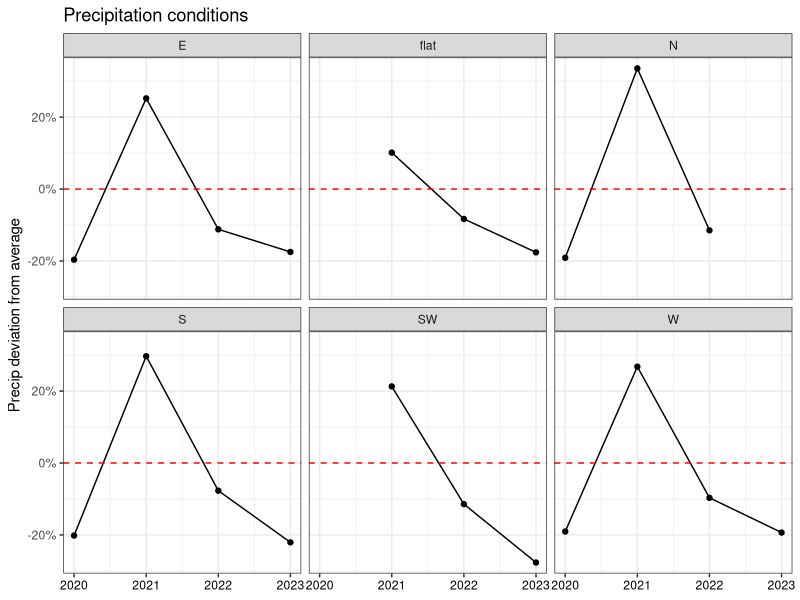
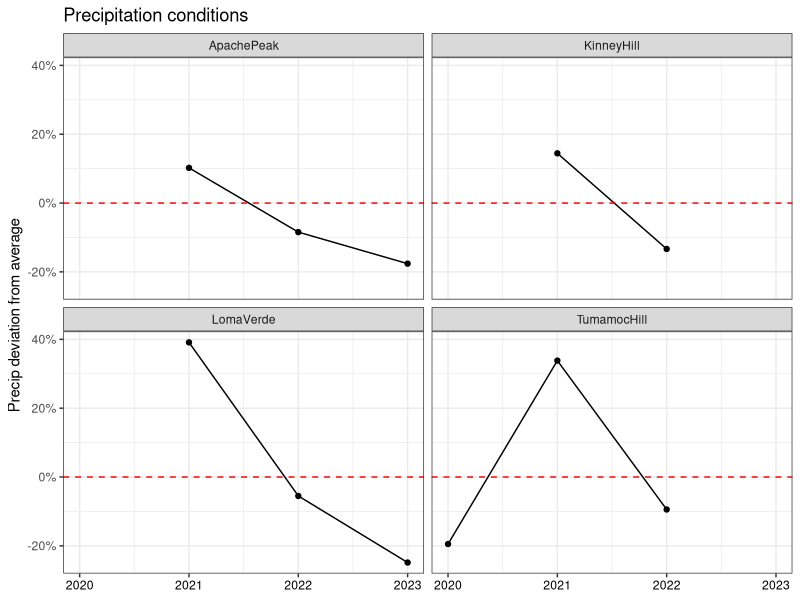
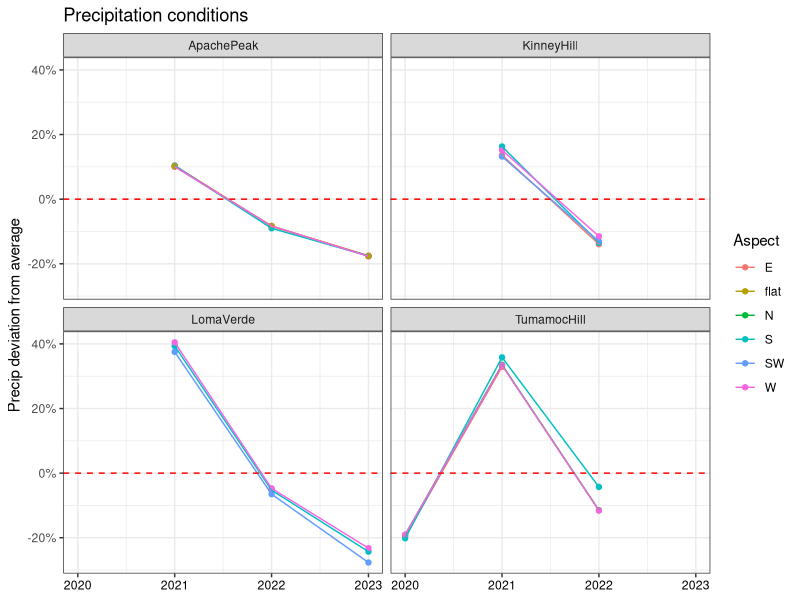
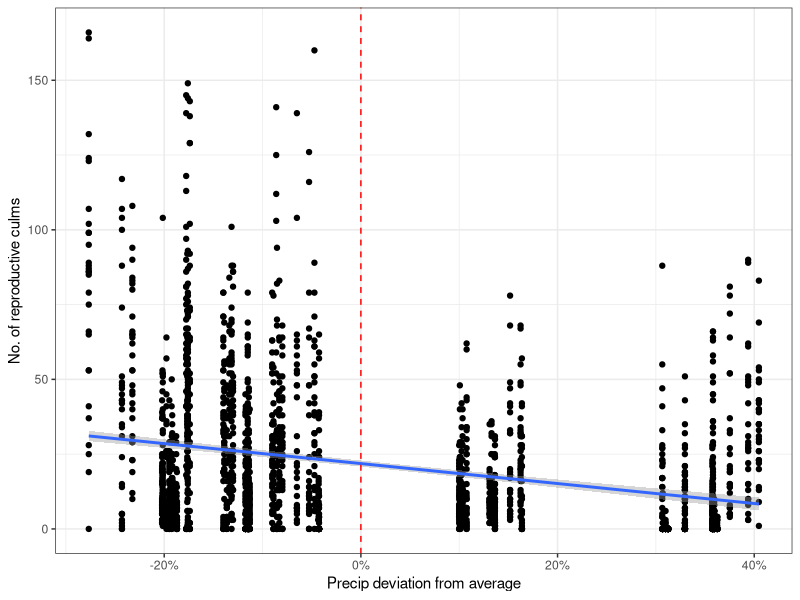
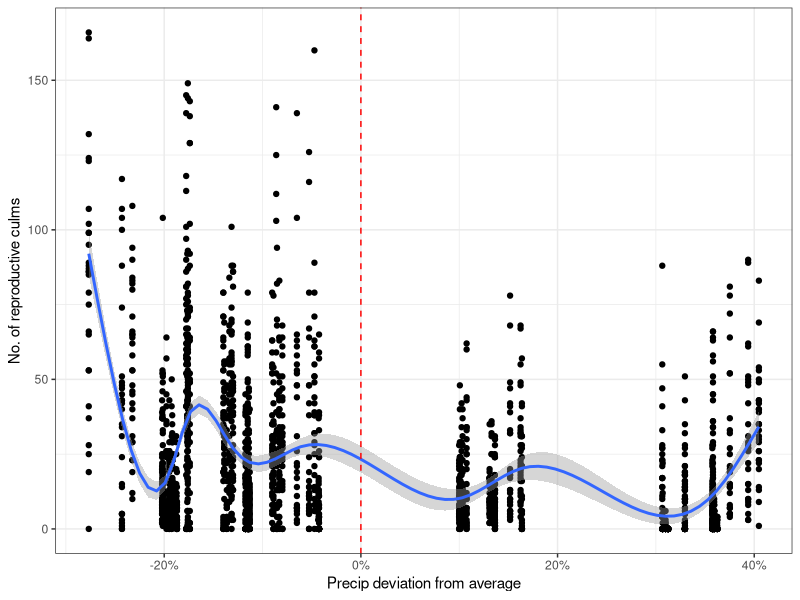
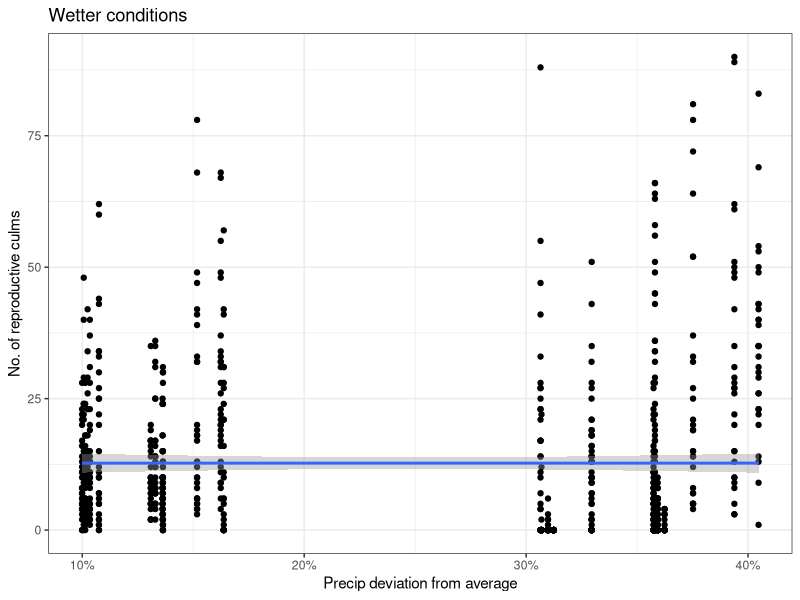
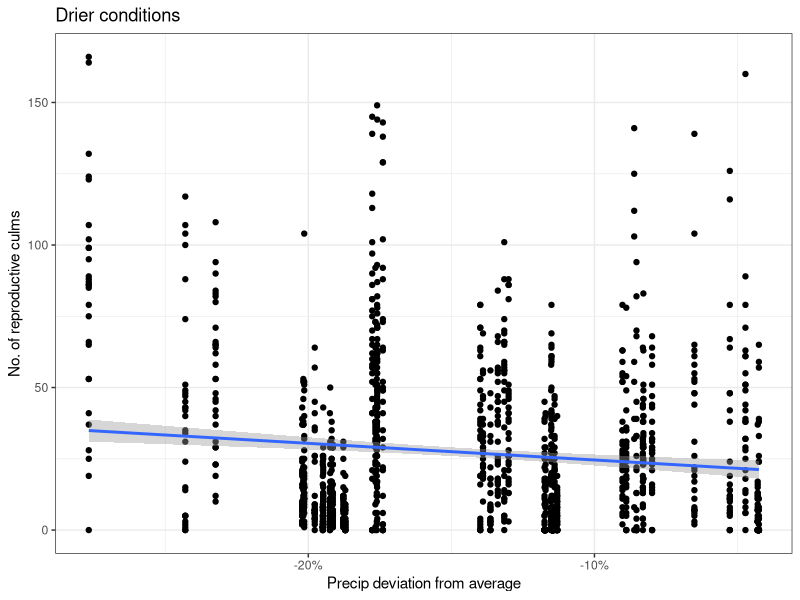
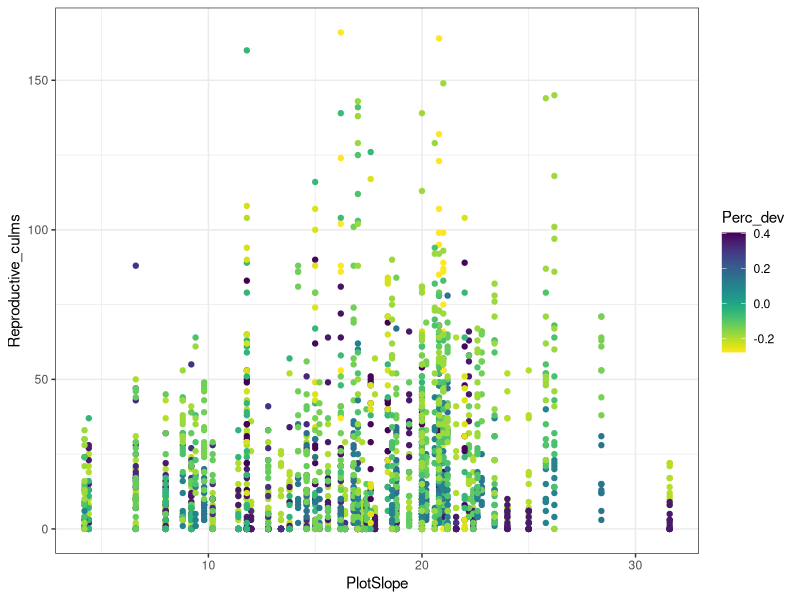

Source code (R) for these figures, in order: (Note: this script raises an error after producing the figures.)
# Created: 2024-09-23
# Updated: 2025-03-10

# Purpose: Graph culm, cover and density response to precip variation.

# Have to use average precip dev to represent each year, because the actual precip dev
#   is slightly different by sampling date.


library(tidyverse)
library(scales)
library(viridis)

# Load data ---------------------------------------------------------------

dat <- read_csv("data/cleaned/04_demography-data_clean.csv")


# Data wrangling ----------------------------------------------------------

# Create df of average and SE to make line graph for culm count
culm.avg.site <- dat %>% 
  group_by(Year, StudyYear, Site) %>% 
  summarise(repro_avg = mean(Reproductive_culms),
            repro_se = sd(Reproductive_culms) / sqrt(n()),
            total_avg = mean(Total_Live_Culms),
            total_se = sd(Total_Live_Culms) / sqrt(n()),
            Perc_dev_avg = mean(Perc_dev),
            .groups = "keep")

culm.avg.site.aspect <- dat %>% 
  group_by(Year, StudyYear, Site, Aspect) %>% 
  summarise(repro_avg = mean(Reproductive_culms),
            repro_se = sd(Reproductive_culms) / sqrt(n()),
            total_avg = mean(Total_Live_Culms),
            total_se = sd(Total_Live_Culms) / sqrt(n()),
            Perc_dev_avg = mean(Perc_dev),
            .groups = "keep")

culm.avg.aspect <- dat %>% 
  group_by(Year, Aspect) %>% 
  summarise(repro_avg = mean(Reproductive_culms),
            repro_se = sd(Reproductive_culms) / sqrt(n()),
            total_avg = mean(Total_Live_Culms),
            total_se = sd(Total_Live_Culms) / sqrt(n()),
            Perc_dev_avg = mean(Perc_dev),
            .groups = "keep")


# Separate out plot-level data
dat.plot <- dat %>% 
  select(-Plant_ID, -Vegetative_culms, -Reproductive_culms, -Total_Live_Culms, -Longestleaflength_cm) %>% 
  distinct(.keep_all = TRUE)

# Create df of average and SE to make line graph for density & cover
plot.avg.site <- dat.plot %>% 
  group_by(Year, StudyYear, Site) %>% 
  summarise(bgden_avg = mean(BGDensity),
            bgden_se = sd(BGDensity) / sqrt(n()),
            bgcov_avg = mean(BGCover),
            bgcov_se   = sd(BGCover) / sqrt(n()),
            shrub_avg = mean(ShrubCover),
            shrub_se = sd(ShrubCover) / sqrt(n()),
            forb_avg = mean(ForbCover),
            forb_se = sd(ForbCover) / sqrt(n()),
            ng_avg = mean(NGCover),
            ng_se = sd(NGCover) / sqrt(n()),
            Perc_dev_avg = mean(Perc_dev),
            .groups = "keep")

plot.avg.aspect <- dat.plot %>% 
  group_by(Year, Aspect) %>% 
  summarise(bgden_avg = mean(BGDensity),
            bgden_se = sd(BGDensity) / sqrt(n()),
            bgcov_avg = mean(BGCover),
            bgcov_se   = sd(BGCover) / sqrt(n()),
            shrub_avg = mean(ShrubCover),
            shrub_se = sd(ShrubCover) / sqrt(n()),
            forb_avg = mean(ForbCover),
            forb_se = sd(ForbCover) / sqrt(n()),
            ng_avg = mean(NGCover),
            ng_se = sd(NGCover) / sqrt(n()),
            Perc_dev_avg = mean(Perc_dev),
            .groups = "keep")

plot.avg.site.aspect <- dat.plot %>% 
  group_by(Year, StudyYear, Site, Aspect) %>% 
  summarise(bgden_avg = mean(BGDensity),
            bgden_se = sd(BGDensity) / sqrt(n()),
            bgcov_avg = mean(BGCover),
            bgcov_se   = sd(BGCover) / sqrt(n()),
            shrub_avg = mean(ShrubCover),
            shrub_se = sd(ShrubCover) / sqrt(n()),
            forb_avg = mean(ForbCover),
            forb_se = sd(ForbCover) / sqrt(n()),
            ng_avg = mean(NGCover),
            ng_se = sd(NGCover) / sqrt(n()),
            Perc_dev_avg = mean(Perc_dev),
            .groups = "keep")



# Aspects at each site ----------------------------------------------------

dat %>% 
  filter(Site == "ApachePeak") %>% 
  count(Aspect) # E, S, W, flat
dat %>% 
  filter(Site == "KinneyHill") %>% 
  count(Aspect) # E, S, SW, W
dat %>% 
  filter(Site == "LomaVerde") %>% 
  count(Aspect) # S, SW, W
dat %>% 
  filter(Site == "TumamocHill") %>% 
  count(Aspect) # E, N, S, W



# Precip deviation --------------------------------------------------------

# By aspect
precip.dev.aspect <- plot.avg.aspect %>% 
  ggplot(aes(x = Year, y = Perc_dev_avg)) +
  geom_point() +
  geom_line() +
  facet_wrap(~Aspect) +
  ggtitle("Precipitation conditions") +
  xlab(NULL) +
  ylab("Precip deviation from average") +
  theme_bw() +
  scale_y_continuous(labels = percent) +
  geom_hline(yintercept = 0,
             linetype = "dashed",
             color = "red") +
  theme(axis.text.x = element_text(color = "black"))
precip.dev.aspect

# By site
precip.dev.site <- plot.avg.site %>% 
  ggplot(aes(x = Year, y = Perc_dev_avg)) +
  geom_point() +
  geom_line() +
  facet_wrap(~Site) +
  ggtitle("Precipitation conditions") +
  xlab(NULL) +
  ylab("Precip deviation from average") +
  theme_bw() +
  scale_y_continuous(labels = percent) +
  geom_hline(yintercept = 0,
             linetype = "dashed",
             color = "red") +
  theme(axis.text.x = element_text(color = "black"))
precip.dev.site

# By site and aspect
plot.avg.site.aspect %>% 
  ggplot(aes(x = Year, y = Perc_dev_avg, color = Aspect)) +
  geom_point() +
  geom_line() +
  facet_wrap(~Site) +
  ggtitle("Precipitation conditions") +
  xlab(NULL) +
  ylab("Precip deviation from average") +
  theme_bw() +
  scale_y_continuous(labels = percent) +
  geom_hline(yintercept = 0,
             linetype = "dashed",
             color = "red") +
  theme(axis.text.x = element_text(color = "black"))



# Reproductive culms ------------------------------------------------------

## Repro: All combined ----------------------------------------------------

# Repro: Linear regression by Perc_dev
repro.all.lm <- dat %>% 
  ggplot(aes(x = Perc_dev, y = Reproductive_culms)) +
  geom_point() +
  geom_smooth(method = "lm") +
  theme_bw() +
  scale_x_continuous(labels = percent) +
  geom_vline(xintercept = 0,
             linetype = "dashed",
             color = "red") +
  xlab("Precip deviation from average") +
  ylab("No. of reproductive culms")
repro.all.lm

# Repro: geom_smooth() by Perc_dev
dat %>% 
  ggplot(aes(x = Perc_dev, y = Reproductive_culms)) +
  geom_point() +
  geom_smooth() +
  theme_bw() +
  scale_x_continuous(labels = percent) +
  geom_vline(xintercept = 0,
             linetype = "dashed",
             color = "red")  +
  xlab("Precip deviation from average") +
  ylab("No. of reproductive culms")

# Repro: Wetter/drier divided, linear regression by Perc_dev
dat %>% 
  filter(Perc_dev > 0) %>% 
  ggplot(aes(x = Perc_dev, y = Reproductive_culms)) +
  geom_point() +
  geom_smooth(method = "lm") +
  theme_bw() +
  scale_x_continuous(labels = percent) +
  ggtitle("Wetter conditions") +
  xlab("Precip deviation from average") +
  ylab("No. of reproductive culms")
dat %>% 
  filter(Perc_dev < 0) %>% 
  ggplot(aes(x = Perc_dev, y = Reproductive_culms)) +
  geom_point() +
  geom_smooth(method = "lm") +
  theme_bw() +
  scale_x_continuous(labels = percent) +
  ggtitle("Drier conditions") +
  xlab("Precip deviation from average") +
  ylab("No. of reproductive culms")


# Repro: Plot slope and Perc_dev
dat %>% 
  ggplot(aes(x = PlotSlope, y = Reproductive_culms, color = Perc_dev)) +
  geom_point() +
  theme_bw() +
  scale_color_viridis(option = "viridis", direction = -1)


## Repro: By aspect -------------------------------------------------------

# Repro: Aspect, all conditions (boxplot)
dat %>% 
  ggplot(aes(x = Aspect, y = Reproductive_culms)) +
  geom_boxplot() +
  theme_bw()

# Repro: Aspect by Year (boxplot, all obs)
dat %>% 
  mutate(Year = as.character(Year)) %>% 
  ggplot(aes(x = Year, y = Reproductive_culms)) +
  geom_boxplot() +
  facet_wrap(~Aspect) +
  theme_bw()

# Repro: Aspect by Perc_dev (scatterplot, all obs)
dat %>% 
  ggplot(aes(x = Perc_dev, y = Reproductive_culms)) +
  geom_point() +
  scale_x_continuous(labels = scales::percent) +
  geom_vline(xintercept = 0, linetype = "dashed") +
  facet_wrap(~Aspect) +
  theme_bw() 

# Repro: Aspect by Perc_dev (linear regression, all obs)
repro.all.aspect.lm <- dat %>% 
  ggplot(aes(x = Perc_dev, y = Reproductive_culms)) +
  geom_point() +
  geom_smooth(method = "lm") +
  scale_x_continuous(labels = scales::percent) +
  geom_vline(xintercept = 0, linetype = "dashed") +
  facet_wrap(~Aspect) +
  theme_bw() +
  xlab("Precip deviation from average") +
  ylab("No. of reproductive culms")
repro.all.aspect.lm

# Repro: Aspect by Year (line graph, average)
culm.avg.aspect %>% 
  ggplot(aes(x = Year, y = repro_avg, color = Aspect)) +
  geom_point() +
  geom_line() +
  theme_bw() +
  facet_wrap(~Aspect)

# Repro: Aspect by Perc_dev (line graph, average)
repro.aspect.avg <- culm.avg.aspect %>% 
  ggplot(aes(x = Perc_dev_avg, y = repro_avg)) +
  geom_point() +
  geom_line() +
  geom_errorbar(aes(ymin = repro_avg - repro_se, ymax = repro_avg + repro_se)) +
  geom_vline(xintercept = 0, linetype = "dashed") +
  theme_bw() +
  scale_x_continuous(labels = scales::percent) +
  xlab("Precip deviation from average") +
  ylab("No. of reproductive culms") +
  facet_wrap(~Aspect) +
  theme(legend.position = "none")
repro.aspect.avg


# Repro: Aspect by Prev_year_precip (linear regression, all obs)
repro.all.aspect.prevprecip.lm <- dat %>% 
  ggplot(aes(x = Prev_year_precip, y = Reproductive_culms)) +
  geom_point() +
  geom_smooth(method = "lm") +
  facet_wrap(~Aspect) +
  theme_bw() +
  xlab("Previous year precip (mm)") +
  ylab("No. of reproductive culms")
repro.all.aspect.prevprecip.lm



## Repro: By site ---------------------------------------------------------

# Repro: Site by Year (line graph, average)
culm.avg.site %>% 
  ggplot(aes(x = Year, y = repro_avg, color = Site)) +
  geom_point() +
  geom_line() +
  theme_bw()

# Repro: Site by Perc_dev (line graph, average)
repro.site.avg <- culm.avg.site %>% 
  ggplot(aes(x = Perc_dev_avg, y = repro_avg, color = Site)) +
  geom_point() +
  geom_line() +
  geom_errorbar(aes(ymin = repro_avg - repro_se, ymax = repro_avg + repro_se)) +
  geom_vline(xintercept = 0, linetype = "dashed") +
  theme_bw() +
  scale_x_continuous(labels = scales::percent) +
  xlab("Precip deviation from average") +
  ylab("No. of reproductive culms")
repro.site.avg


## Repro: By site and aspect ----------------------------------------------

# Repro: Site and aspect by Year (line graph, average)
culm.avg.site.aspect %>% 
  ggplot(aes(x = Year, y = repro_avg, color = Aspect)) +
  geom_point() +
  geom_line() +
  facet_wrap(~Site) +
  theme_bw()

# Repro: Site and aspect by Perc_dev (line graph, average)
culm.avg.site.aspect %>% 
  ggplot(aes(x = Perc_dev_avg, y = repro_avg, color = Aspect)) +
  geom_point() +
  geom_line() +
  geom_errorbar(aes(ymin = repro_avg - repro_se, ymax = repro_avg + repro_se)) +
  geom_vline(xintercept = 0, linetype = "dashed") +
  theme_bw() +
  facet_wrap(~Site) +
  scale_x_continuous(labels = scales::percent) +
  xlab("Precip deviation from average") +
  ylab("No. of reproductive culms")





# Total culms -------------------------------------------------------------

## Total: All combined ----------------------------------------------------

# Total: Linear regression by Perc_dev
total.all.lm <- dat %>% 
  ggplot(aes(x = Perc_dev, y = Total_Live_Culms)) +
  geom_point() +
  geom_smooth(method = "lm") +
  theme_bw() +
  scale_x_continuous(labels = percent) +
  geom_vline(xintercept = 0,
             linetype = "dashed",
             color = "red") +
  xlab("Precip deviation from average") +
  ylab("Total number of culms")
total.all.lm

# Total: geom_smooth() by Perc_dev
dat %>% 
  ggplot(aes(x = Perc_dev, y = Total_Live_Culms)) +
  geom_point() +
  geom_smooth() +
  theme_bw() +
  scale_x_continuous(labels = percent) +
  geom_vline(xintercept = 0,
             linetype = "dashed",
             color = "red")  +
  xlab("Precip deviation from average") +
  ylab("Total number of culms")

# Total: Wetter/drier divided, linear regression by Perc_dev
dat %>% 
  filter(Perc_dev > 0) %>% 
  ggplot(aes(x = Perc_dev, y = Total_Live_Culms)) +
  geom_point() +
  geom_smooth(method = "lm") +
  theme_bw() +
  scale_x_continuous(labels = percent) +
  ggtitle("Wetter conditions") +
  xlab("Precip deviation from average") +
  ylab("Total number of culms")
dat %>% 
  filter(Perc_dev < 0) %>% 
  ggplot(aes(x = Perc_dev, y = Total_Live_Culms)) +
  geom_point() +
  geom_smooth(method = "lm") +
  theme_bw() +
  scale_x_continuous(labels = percent) +
  ggtitle("Drier conditions") +
  xlab("Precip deviation from average") +
  ylab("Total number of culms")


# Total: Plot slope and Perc_dev
dat %>% 
  ggplot(aes(x = PlotSlope, y = Total_Live_Culms, color = Perc_dev)) +
  geom_point() +
  scale_color_viridis(option = "viridis", direction = -1)


## Total: By aspect -------------------------------------------------------

# Total: Aspect by Year (boxplot, all obs)
dat %>% 
  mutate(Year = as.character(Year)) %>% 
  ggplot(aes(x = Year, y = Total_Live_Culms)) +
  geom_boxplot() +
  facet_wrap(~Aspect) +
  theme_bw()

# Total: Aspect by Perc_dev (scatterplot, all obs)
dat %>% 
  ggplot(aes(x = Perc_dev, y = Total_Live_Culms)) +
  geom_point() +
  scale_x_continuous(labels = scales::percent) +
  geom_vline(xintercept = 0, linetype = "dashed") +
  facet_wrap(~Aspect) +
  theme_bw()

# Repro: Aspect by Perc_dev (linear regression, all obs)
total.all.aspect.lm <- dat %>% 
  ggplot(aes(x = Perc_dev, y = Total_Live_Culms)) +
  geom_point() +
  geom_smooth(method = "lm") +
  scale_x_continuous(labels = scales::percent) +
  geom_vline(xintercept = 0, linetype = "dashed") +
  facet_wrap(~Aspect) +
  theme_bw() +
  xlab("Precip deviation from average") +
  ylab("Total number of culms")
total.all.aspect.lm

# Total: Aspect by Year (line graph, average)
culm.avg.aspect %>% 
  ggplot(aes(x = Year, y = repro_avg, color = Aspect)) +
  geom_point() +
  geom_line() +
  theme_bw() +
  facet_wrap(~Aspect)

# Total: Aspect by Perc_dev (line graph, average)
total.aspect.avg <- culm.avg.aspect %>% 
  ggplot(aes(x = Perc_dev_avg, y = total_avg)) +
  geom_point() +
  geom_line() +
  geom_errorbar(aes(ymin = total_avg - total_se, ymax = total_avg + total_se)) +
  geom_vline(xintercept = 0, linetype = "dashed") +
  theme_bw() +
  scale_x_continuous(labels = scales::percent) +
  xlab("Precip deviation from average") +
  ylab("Total number of culms") +
  facet_wrap(~Aspect)
total.aspect.avg

# Total: Aspect by Prev_year_precip (linear regression, all obs)
total.all.aspect.prevprecip.lm <- dat %>% 
  ggplot(aes(x = Prev_year_precip, y = Total_Live_Culms)) +
  geom_point() +
  geom_smooth(method = "lm") +
  facet_wrap(~Aspect) +
  theme_bw() +
  xlab("Previous year precip (mm)") +
  ylab("Total number of culms")
total.all.aspect.prevprecip.lm


## Total: By site ---------------------------------------------------------

# Total: Site by Year (line graph, average)
culm.avg.site %>% 
  ggplot(aes(x = Year, y = total_avg, color = Site)) +
  geom_point() +
  geom_line() +
  theme_bw()

# Total: Site by Perc_dev (line graph, average)
total.site.avg <- culm.avg.site %>% 
  ggplot(aes(x = Perc_dev_avg, y = total_avg, color = Site)) +
  geom_point() +
  geom_line() +
  geom_errorbar(aes(ymin = total_avg - total_se, ymax = total_avg + total_se)) +
  geom_vline(xintercept = 0, linetype = "dashed") +
  theme_bw() +
  scale_x_continuous(labels = scales::percent) +
  xlab("Precip deviation from average") +
  ylab("Total number of culms")
total.site.avg



## Total: By site and aspect ----------------------------------------------

# Total: Site and aspect by Year (line graph)
culm.avg.site.aspect %>% 
  ggplot(aes(x = Year, y = total_avg, color = Aspect)) +
  geom_point() +
  geom_line() +
  facet_wrap(~Site) +
  theme_bw()

# Total: Site and aspect by Perc_dev (line graph, average)
culm.avg.site.aspect %>% 
  ggplot(aes(x = Perc_dev_avg, y = total_avg, color = Aspect)) +
  geom_point() +
  geom_line() +
  geom_errorbar(aes(ymin = total_avg - total_se, ymax = total_avg + total_se)) +
  geom_vline(xintercept = 0, linetype = "dashed") +
  theme_bw() +
  facet_wrap(~Site) +
  scale_x_continuous(labels = scales::percent) +
  xlab("Precip deviation from average") +
  ylab("Total number of culms")



# Buffelgrass density -----------------------------------------------------

## BG density: All combined -----------------------------------------------

# BG density: Linear regression by Perc_dev
bgden.all.lm <- dat.plot %>% 
  ggplot(aes(x = Perc_dev, y = BGDensity)) +
  geom_point() +
  geom_smooth(method = "lm") +
  theme_bw() +
  scale_x_continuous(labels = percent) +
  geom_vline(xintercept = 0,
             linetype = "dashed",
             color = "red") +
  labs(x = "Precip deviation from average",
       y = expression(paste("Density (individuals /  ", m^2, ")")),
       title = "Buffelgrass density")
bgden.all.lm

# BG density: geom_smooth() by Perc_dev
dat.plot %>% 
  ggplot(aes(x = Perc_dev, y = BGDensity)) +
  geom_point() +
  geom_smooth() +
  theme_bw() +
  scale_x_continuous(labels = percent) +
  geom_vline(xintercept = 0,
             linetype = "dashed",
             color = "red")  +
  labs(x = "Precip deviation from average",
       y = expression(paste("Density (individuals /  ", m^2, ")")),
       title = "Buffelgrass density")

# BG density: Wetter/drier divided, linear regression by Perc_dev
dat.plot %>% 
  filter(Perc_dev > 0) %>% 
  ggplot(aes(x = Perc_dev, y = BGDensity)) +
  geom_point() +
  geom_smooth(method = "lm") +
  theme_bw() +
  scale_x_continuous(labels = percent) +
  labs(x = "Precip deviation from average",
       y = expression(paste("Density (individuals /  ", m^2, ")")),
       title = "Buffelgrass density in wetter conditions")
dat.plot %>% 
  filter(Perc_dev < 0) %>% 
  ggplot(aes(x = Perc_dev, y = BGDensity)) +
  geom_point() +
  geom_smooth(method = "lm") +
  theme_bw() +
  scale_x_continuous(labels = percent) +
  ggtitle("Drier conditions") +
  labs(x = "Precip deviation from average",
       y = expression(paste("Density (individuals /  ", m^2, ")")),
       title = "Buffelgrass density in drier conditions")

# BG density: Plot slope and Perc_dev
dat.plot %>% 
  ggplot(aes(x = PlotSlope, y = BGDensity, color = Perc_dev)) +
  geom_point() +
  theme_bw() +
  scale_color_viridis(option = "viridis", direction = -1)



## BG density: By aspect --------------------------------------------------

# BG density: Aspect by Year (boxplot, all obs)
dat.plot %>% 
  mutate(Year = as.character(Year)) %>% 
  ggplot(aes(x = Year, y = BGDensity)) +
  geom_boxplot() +
  facet_wrap(~Aspect) +
  theme_bw()

# BG density: Aspect by Perc_dev (scatterplot, all obs)
dat.plot %>% 
  ggplot(aes(x = Perc_dev, y = BGDensity)) +
  geom_point() +
  scale_x_continuous(labels = scales::percent) +
  geom_vline(xintercept = 0, linetype = "dashed") +
  facet_wrap(~Aspect) +
  theme_bw()

# BG density: Aspect by Perc_dev (linear regression)
bgden.all.aspect.lm <- dat.plot %>% 
  ggplot(aes(x = Perc_dev, y = BGDensity)) +
  geom_point() +
  geom_smooth(method = "lm") +
  scale_x_continuous(labels = scales::percent) +
  geom_vline(xintercept = 0, linetype = "dashed") +
  facet_wrap(~Aspect) +
  theme_bw() +
  labs(x = "Precip deviation from average",
       y = expression(paste("Density (individuals /  ", m^2, ")")),
       title = "Buffelgrass density")
bgden.all.aspect.lm

# BG density: Aspect by Year (line graph, average)
plot.avg.aspect %>% 
  ggplot(aes(x = Year, y = bgden_avg, color = Aspect)) +
  geom_point() +
  geom_line() +
  theme_bw() +
  facet_wrap(~Aspect)

# BG density: Aspect by Perc_dev (line graph, average)
bgden.aspect.avg <- plot.avg.aspect %>% 
  ggplot(aes(x = Perc_dev_avg, y = bgden_avg)) +
  geom_point() +
  geom_line() +
  geom_errorbar(aes(ymin = bgden_avg - bgden_se, ymax = bgden_avg + bgden_se)) +
  geom_vline(xintercept = 0, linetype = "dashed") +
  theme_bw() +
  scale_x_continuous(labels = scales::percent) +
  labs(x = "Precip deviation from average",
       y = expression(paste("Density (individuals /  ", m^2, ")"))) +
  facet_wrap(~Aspect) 
bgden.aspect.avg

# BG density: Aspect by Prev_year_precip (linear regression, all obs)
bgden.all.aspect.prevprecip.lm <- dat.plot %>% 
  ggplot(aes(x = Prev_year_precip, y = BGDensity)) +
  geom_point() +
  geom_smooth(method = "lm") +
  facet_wrap(~Aspect) +
  theme_bw() +
  labs(x = "Previous year precip (mm)",
       y = expression(paste("Density (individuals /  ", m^2, ")")),
       title = "Buffelgrass density") 
bgden.all.aspect.prevprecip.lm



## BG density: By site ----------------------------------------------------

# BG density: Site by Year (line graph, average)
plot.avg.site %>% 
  ggplot(aes(x = Year, y = bgden_avg, color = Site)) +
  geom_point() +
  geom_line() +
  theme_bw()

# BG density: Site by Perc_dev (line graph, average)
bgden.site.avg <- plot.avg.site %>% 
  ggplot(aes(x = Perc_dev_avg, y = bgden_avg, color = Site)) +
  geom_point() +
  geom_line() +
  geom_errorbar(aes(ymin = bgden_avg - bgden_se, ymax = bgden_avg + bgden_se)) +
  geom_vline(xintercept = 0, linetype = "dashed") +
  theme_bw() +
  scale_x_continuous(labels = scales::percent) +
  labs(x = "Precip deviation from average",
       y = expression(paste("Density (individuals /  ", m^2, ")")),
       title = "Buffelgrass density") 
bgden.site.avg

# BG density: Site by Perc_dev (linear regression)
dat.plot %>% 
  ggplot(aes(x = Perc_dev, y = BGDensity)) +
  geom_point() +
  geom_smooth(method = "lm") +
  scale_x_continuous(labels = scales::percent) +
  geom_vline(xintercept = 0, linetype = "dashed") +
  facet_wrap(~Site) +
  theme_bw()


## BG density: By site and aspect -----------------------------------------

# BG density: Site and aspect by Year (line graph, average)
plot.avg.site.aspect %>% 
  ggplot(aes(x = Year, y = bgden_avg, color = Aspect)) +
  geom_point() +
  geom_line() +
  facet_wrap(~Site) +
  theme_bw()

# BG density: Site and aspect by Perc_dev (line graph, average)
plot.avg.site.aspect %>% 
  ggplot(aes(x = Perc_dev_avg, y = bgden_avg, color = Aspect)) +
  geom_point() +
  geom_line() +
  geom_errorbar(aes(ymin = bgden_avg - bgden_se, ymax = bgden_avg + bgden_se)) +
  geom_vline(xintercept = 0, linetype = "dashed") +
  theme_bw() +
  facet_wrap(~Site) +
  scale_x_continuous(labels = scales::percent) +
  labs(x = "Precip deviation from average",
       y = expression(paste("Density (individuals /  ", m^2, ")")),
       title = "Buffelgrass density") 



# Buffelgrass cover -------------------------------------------------------

## BG cover: By aspect ----------------------------------------------------

# BG cover: Aspect by Year (boxplot, all obs)
dat.plot %>% 
  mutate(Year = as.character(Year)) %>% 
  ggplot(aes(x = Year, y = BGCover)) +
  geom_boxplot() +
  facet_wrap(~Aspect) +
  theme_bw()

# BG cover: Aspect by Perc_dev (scatterplot, all obs)
dat.plot %>% 
  ggplot(aes(x = Perc_dev, y = BGCover)) +
  geom_point() +
  scale_x_continuous(labels = scales::percent) +
  geom_vline(xintercept = 0, linetype = "dashed") +
  facet_wrap(~Aspect) +
  theme_bw() 

# BG cover: Aspect by Perc_dev (linear regression)
bgcov.all.aspect.lm <- dat.plot %>% 
  ggplot(aes(x = Perc_dev, y = BGCover)) +
  geom_point() +
  geom_smooth(method = "lm") +
  scale_x_continuous(labels = scales::percent) +
  geom_vline(xintercept = 0, linetype = "dashed") +
  facet_wrap(~Aspect) +
  theme_bw() +
  labs(x = "Precip deviation from average",
       y = "Cover (%)",
       title = "Buffelgrass cover")
bgcov.all.aspect.lm

# BG cover: Aspect by Year (line graph, average)
plot.avg.aspect %>% 
  ggplot(aes(x = Year, y = bgcov_avg, color = Aspect)) +
  geom_point() +
  geom_line() +
  theme_bw() +
  facet_wrap(~Aspect) +
  theme(legend.position = "none")

# BG cover: Aspect by Perc_dev (line graph, average)
plot.avg.aspect %>% 
  ggplot(aes(x = Perc_dev_avg, y = bgcov_avg, color = Aspect)) +
  geom_point() +
  geom_line() +
  geom_errorbar(aes(ymin = bgcov_avg - bgcov_se, ymax = bgcov_avg + bgcov_se)) +
  geom_vline(xintercept = 0, linetype = "dashed") +
  theme_bw() +
  scale_x_continuous(labels = scales::percent) +
  labs(x = "Precip deviation from average",
       y = expression(paste("Density (individuals /  ", m^2, ")"))) +
  facet_wrap(~Aspect) +
  theme(legend.position = "none")

# BG cover: Aspect by Perc_dev (linear regression)
dat.plot %>% 
  ggplot(aes(x = Perc_dev, y = BGCover)) +
  geom_point() +
  geom_smooth(method = "lm") +
  scale_x_continuous(labels = scales::percent) +
  geom_vline(xintercept = 0, linetype = "dashed") +
  facet_wrap(~Aspect) +
  theme_bw()

# BG cover: Aspect by Prev_year_precip (linear regression, all obs)
bgcov.all.aspect.prevprecip.lm <- dat.plot %>% 
  ggplot(aes(x = Prev_year_precip, y = BGCover)) +
  geom_point() +
  geom_smooth(method = "lm") +
  facet_wrap(~Aspect) +
  theme_bw() +
  labs(x = "Previous year precip (mm)",
       y = "Cover (%)",
       title = "Buffelgrass cover") 
bgcov.all.aspect.prevprecip.lm


## BG cover: By site ------------------------------------------------------

# BG cover: Site by Year (line graph, average)
plot.avg.site %>% 
  ggplot(aes(x = Year, y = bgcov_avg, color = Site)) +
  geom_point() +
  geom_line() +
  theme_bw()

# BG cover: Site by Perc_dev (line graph, average)
bgcov.site.avg <- plot.avg.site %>% 
  ggplot(aes(x = Perc_dev_avg, y = bgcov_avg, color = Site)) +
  geom_point() +
  geom_line() +
  geom_errorbar(aes(ymin = bgcov_avg - bgcov_se, ymax = bgcov_avg + bgcov_se)) +
  geom_vline(xintercept = 0, linetype = "dashed") +
  theme_bw() +
  scale_x_continuous(labels = scales::percent) +
  xlab("Precip deviation from average") +
  ylab("Buffelgrass cover (%)")
bgcov.site.avg



## BG cover: By site and aspect -------------------------------------------

# BG cover: Site and aspect by Year (line graph, average)
plot.avg.site.aspect %>% 
  ggplot(aes(x = Year, y = bgcov_avg, color = Aspect)) +
  geom_point() +
  geom_line() +
  facet_wrap(~Site) +
  theme_bw()

# BG cover: Site and aspect by Perc_dev (line graph, average)
plot.avg.site.aspect %>% 
  ggplot(aes(x = Perc_dev_avg, y = bgcov_avg, color = Aspect)) +
  geom_point() +
  geom_line() +
  geom_errorbar(aes(ymin = bgcov_avg - bgcov_se, ymax = bgcov_avg + bgcov_se)) +
  geom_vline(xintercept = 0, linetype = "dashed") +
  theme_bw() +
  facet_wrap(~Site) +
  scale_x_continuous(labels = scales::percent) +
  xlab("Precip deviation from average") +
  ylab("Buffelgrass cover (%)")    



# BG density & cover ------------------------------------------------------

# By aspect
dat.plot %>% 
  ggplot(aes(x = BGCover, y = BGDensity)) +
  geom_point() +
  geom_smooth(method = "lm") +
  theme_bw() +
  facet_wrap(~Aspect) +
  labs(x = "Cover (%)",
       y = expression(paste("Density (individuals /  ", m^2, ")")),
       title = "Buffelgrass density & cover") 


# Shrub cover -------------------------------------------------------------

dat %>% 
  ggplot(aes(x = Perc_dev, y = ShrubCover)) +
  geom_point() +
  geom_smooth(method = "lm") +
  theme_bw() +
  facet_wrap(~Aspect) +
  geom_vline(xintercept = 0, linetype = "dashed") +
  scale_x_continuous(labels = scales::percent) +
  xlab("Precip deviation from average") +
  ylab("Shrub cover (%)")

plot.avg.site %>% 
  ggplot(aes(x = Year, y = shrub_avg, color = Site)) +
  geom_point() +
  geom_line() +
  theme_bw()
plot.avg.site %>% 
  ggplot(aes(x = Perc_dev_avg, y = shrub_avg, color = Site)) +
  geom_point() +
  geom_line() +
  geom_errorbar(aes(ymin = shrub_avg - shrub_se, ymax = shrub_avg + shrub_se)) +
  geom_vline(xintercept = 0, linetype = "dashed") +
  theme_bw() +
  scale_x_continuous(labels = scales::percent) +
  xlab("Precip deviation from average") +
  ylab("Shrub cover (%)")

# By site and aspect (line graph)
plot.avg.site.aspect %>% 
  ggplot(aes(x = Year, y = shrub_avg, color = Aspect)) +
  geom_point() +
  geom_line() +
  facet_wrap(~Site) +
  theme_bw()
plot.avg.site.aspect %>% 
  ggplot(aes(x = Perc_dev_avg, y = shrub_avg, color = Aspect)) +
  geom_point() +
  geom_line() +
  geom_errorbar(aes(ymin = shrub_avg - shrub_se, ymax = shrub_avg + shrub_se)) +
  geom_vline(xintercept = 0, linetype = "dashed") +
  theme_bw() +
  facet_wrap(~Site) +
  scale_x_continuous(labels = scales::percent) +
  xlab("Precip deviation from average") +
  ylab("Shrub cover (%)")    



# Forb cover --------------------------------------------------------------

dat %>% 
  ggplot(aes(x = Perc_dev, y = ForbCover)) +
  geom_point() +
  geom_smooth(method = "lm") +
  theme_bw() +
  facet_wrap(~Aspect) +
  geom_vline(xintercept = 0, linetype = "dashed") +
  scale_x_continuous(labels = scales::percent) +
  xlab("Precip deviation from average") +
  ylab("Forb cover (%)")

plot.avg.site %>% 
  ggplot(aes(x = Year, y = forb_avg, color = Site)) +
  geom_point() +
  geom_line() +
  theme_bw()
plot.avg.site %>% 
  ggplot(aes(x = Perc_dev_avg, y = forb_avg, color = Site)) +
  geom_point() +
  geom_line() +
  geom_errorbar(aes(ymin = forb_avg - forb_se, ymax = forb_avg + forb_se)) +
  geom_vline(xintercept = 0, linetype = "dashed") +
  theme_bw() +
  scale_x_continuous(labels = scales::percent) +
  xlab("Precip deviation from average") +
  ylab("Forb cover (%)")

# By site and aspect (line graph)
plot.avg.site.aspect %>% 
  ggplot(aes(x = Year, y = forb_avg, color = Aspect)) +
  geom_point() +
  geom_line() +
  facet_wrap(~Site) +
  theme_bw()
plot.avg.site.aspect %>% 
  ggplot(aes(x = Perc_dev_avg, y = forb_avg, color = Aspect)) +
  geom_point() +
  geom_line() +
  geom_errorbar(aes(ymin = forb_avg - forb_se, ymax = forb_avg + forb_se)) +
  geom_vline(xintercept = 0, linetype = "dashed") +
  theme_bw() +
  facet_wrap(~Site) +
  scale_x_continuous(labels = scales::percent) +
  xlab("Precip deviation from average") +
  ylab("Forb cover (%)")    


# Native grass cover ------------------------------------------------------

dat %>% 
  ggplot(aes(x = Perc_dev, y = NGCover)) +
  geom_point() +
  geom_smooth(method = "lm") +
  theme_bw() +
  facet_wrap(~Aspect) +
  geom_vline(xintercept = 0, linetype = "dashed") +
  scale_x_continuous(labels = scales::percent) +
  xlab("Precip deviation from average") +
  ylab("Shrub cover (%)")

plot.avg.site %>% 
  ggplot(aes(x = Year, y = ng_avg, color = Site)) +
  geom_point() +
  geom_line() +
  theme_bw()
plot.avg.site %>% 
  ggplot(aes(x = Perc_dev_avg, y = ng_avg, color = Site)) +
  geom_point() +
  geom_line() +
  geom_errorbar(aes(ymin = ng_avg - ng_se, ymax = ng_avg + ng_se)) +
  geom_vline(xintercept = 0, linetype = "dashed") +
  theme_bw() +
  scale_x_continuous(labels = scales::percent) +
  xlab("Precip deviation from average") +
  ylab("Native grass cover (%)")

# By site and aspect (line graph)
plot.avg.site.aspect %>% 
  ggplot(aes(x = Year, y = ng_avg, color = Aspect)) +
  geom_point() +
  geom_line() +
  facet_wrap(~Site) +
  theme_bw()
plot.avg.site.aspect %>% 
  ggplot(aes(x = Perc_dev_avg, y = ng_avg, color = Aspect)) +
  geom_point() +
  geom_line() +
  geom_errorbar(aes(ymin = ng_avg - ng_se, ymax = ng_avg + ng_se)) +
  geom_vline(xintercept = 0, linetype = "dashed") +
  theme_bw() +
  facet_wrap(~Site) +
  scale_x_continuous(labels = scales::percent) +
  xlab("Precip deviation from average") +
  ylab("Native grass cover (%)")  


# Herb cover (grass & forb) -----------------------------------------------




# Write out draft figures -------------------------------------------------

## Precipitation deviation ------------------------------------------------

tiff("figures/2025-02_draft-figures/Precip-deviation_site.tiff", units = "in", height = 5, width = 7, res = 150)
precip.dev.site
dev.off()

tiff("figures/2025-02_draft-figures/Precip-deviation_aspect.tiff", units = "in", height = 5, width = 7, res = 150)
precip.dev.aspect
dev.off()


## Reproductive culms -----------------------------------------------------

# All observations
tiff("figures/2025-02_draft-figures/Reproductive-culms_precip-dev_all_regression.tiff", 
     units = "in", height = 4, width = 6, res = 150)
repro.all.lm
dev.off()

tiff("figures/2025-02_draft-figures/Reproductive-culms_precip-dev-by-aspect_all_regression.tiff", 
     units = "in", height = 4, width = 6, res = 150)
repro.all.aspect.lm
dev.off()

# Averages
tiff("figures/2025-02_draft-figures/Reproductive-culms_precip-dev-by-aspect_avg.tiff", 
     units = "in", height = 4, width = 6, res = 150)
repro.aspect.avg
dev.off()

tiff("figures/2025-02_draft-figures/Reproductive-culms_precip-dev-by-site_avg.tiff", 
     units = "in", height = 5, width = 6, res = 150)
repro.site.avg
dev.off()


## Total culms ------------------------------------------------------------

# All observations
tiff("figures/2025-02_draft-figures/Total-culms_precip-dev_all_regression.tiff", 
     units = "in", height = 4, width = 6, res = 150)
total.all.lm
dev.off()

tiff("figures/2025-02_draft-figures/Total-culms_precip-dev-by-aspect_all_regression.tiff", 
     units = "in", height = 4, width = 6, res = 150)
total.all.aspect.lm
dev.off()

# Averages
tiff("figures/2025-02_draft-figures/Total-culms_precip-dev-by-aspect_avg.tiff", 
     units = "in", height = 4, width = 6, res = 150)
total.aspect.avg
dev.off()

tiff("figures/2025-02_draft-figures/Total-culms_precip-dev-by-site_avg.tiff", units = "in", height = 5, width = 6, res = 150)
total.site.avg
dev.off()



## Buffelgrass density ----------------------------------------------------

# All observations
tiff("figures/2025-02_draft-figures/BG-density_precip-dev-by-aspect_all_regression.tiff", 
     units = "in", height = 4, width = 6, res = 150)
bgden.all.aspect.lm
dev.off()

# Averages
tiff("figures/2025-02_draft-figures/BG-density_precip-dev-by-aspect_avg.tiff", 
     units = "in", height = 4, width = 6, res = 150)
bgden.aspect.avg
dev.off()

tiff("figures/2025-02_draft-figures/BG-density_precip-dev-by-site_avg.tiff", 
     units = "in", height = 5, width = 6, res = 150)
bgden.site.avg
dev.off()


## Buffelgrass cover ------------------------------------------------------

# All observations
tiff("figures/2025-02_draft-figures/BG-cover_precip-dev-by-aspect_all_regression.tiff", 
     units = "in", height = 4, width = 6, res = 150)
bgcov.all.aspect.lm
dev.off()

# Averages
tiff("figures/2025-02_draft-figures/BG-cover_precip-dev-by-site_avg.tiff", 
     units = "in", height = 5, width = 6, res = 150)
bgcov.site.avg
dev.off()


save.image("RData/05_draft-figs.RData")
